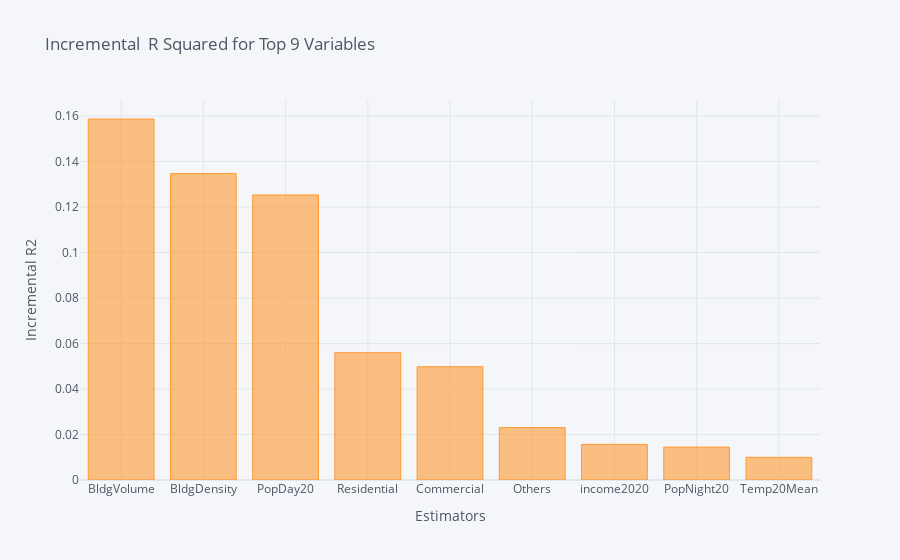
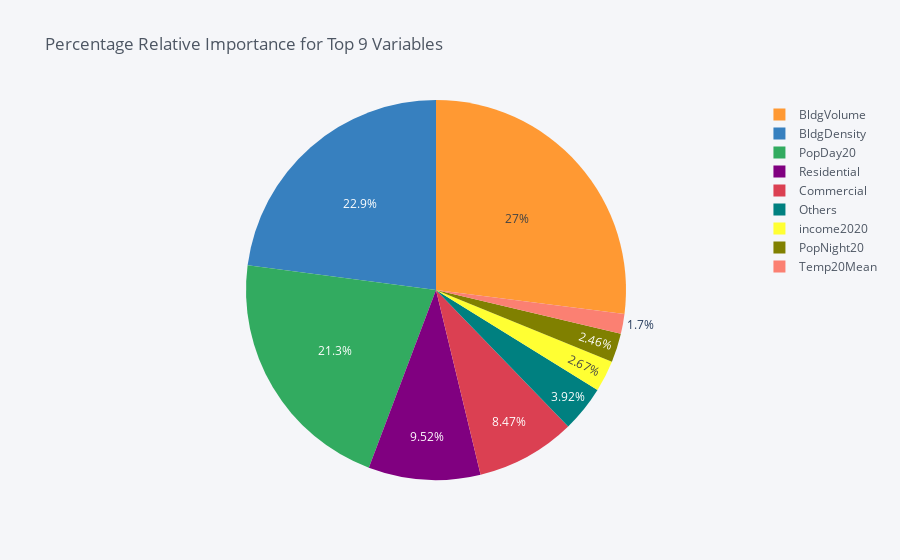

Write notebook code for charts like these, in order.
### Code cell
dominance_regression20.plot_incremental_rsquare()

### Figure 1 — Plotly figure (JSON) as saved in the notebook; plotly's stock layout.template omitted (floating-point values rounded to 4 significant figures)
{"data": [{"marker": {"color": "rgba(255, 153, 51, 0.6)", "line": {"color": "rgba(255, 153, 51, 1.0)", "width": 1}}, "name": "incremental_r2", "orientation": "v", "text": "", "type": "bar", "x": ["BldgVolume", "BldgDensity", "PopDay20", "Residential", "Commercial", "Others", "income2020", "PopNight20", "Temp20Mean"], "y": [0.1587, 0.1347, 0.1253, 0.05596, 0.04979, 0.02304, 0.01567, 0.01446, 0.009968]}], "layout": {"legend": {"bgcolor": "#F5F6F9", "font": {"color": "#4D5663"}}, "paper_bgcolor": "#F5F6F9", "plot_bgcolor": "#F5F6F9", "title": {"font": {"color": "#4D5663"}, "text": "Incremental  R Squared for Top 9 Variables "}, "xaxis": {"gridcolor": "#E1E5ED", "showgrid": true, "tickfont": {"color": "#4D5663"}, "title": {"font": {"color": "#4D5663"}, "text": "Estimators"}, "zerolinecolor": "#E1E5ED"}, "yaxis": {"gridcolor": "#E1E5ED", "showgrid": true, "tickfont": {"color": "#4D5663"}, "title": {"font": {"color": "#4D5663"}, "text": "Incremental R2"}, "zerolinecolor": "#E1E5ED"}}}

### Figure 2 — Plotly figure (JSON) as saved in the notebook; plotly's stock layout.template omitted (floating-point values rounded to 4 significant figures)
{"data": [{"labels": ["BldgVolume", "BldgDensity", "PopDay20", "Residential", "Commercial", "Others", "income2020", "PopNight20", "Temp20Mean"], "marker": {"colors": ["rgba(255, 153, 51, 1.0)", "rgba(55, 128, 191, 1.0)", "rgba(50, 171, 96, 1.0)", "rgba(128, 0, 128, 1.0)", "rgba(219, 64, 82, 1.0)", "rgba(0, 128, 128, 1.0)", "rgba(255, 255, 51, 1.0)", "rgba(128, 128, 0, 1.0)", "rgba(251, 128, 114, 1.0)"]}, "name": "", "type": "pie", "values": [27.01, 22.92, 21.33, 9.523, 8.474, 3.921, 2.666, 2.461, 1.696]}], "layout": {"legend": {"bgcolor": "#F5F6F9", "font": {"color": "#4D5663"}}, "paper_bgcolor": "#F5F6F9", "plot_bgcolor": "#F5F6F9", "title": {"font": {"color": "#4D5663"}, "text": "Percentage Relative Importance for Top 9 Variables "}}}
